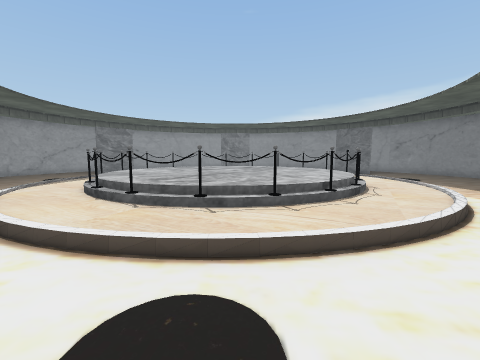
view 1 (above)

16 first-person views from a walk through a 3-D level made in the Unity game engine. The camera is 1.3 m above the floor, tilts 6° down and sees 90° across. The floor is counted in squares, 1 m on a side. Each view is taken from the middle of a square. On the plan, view 1 faces up. The plan holds only what a view shows up to about 12 squares ahead; the rest is blank. Some surface patterns are stand-ins.

view 2
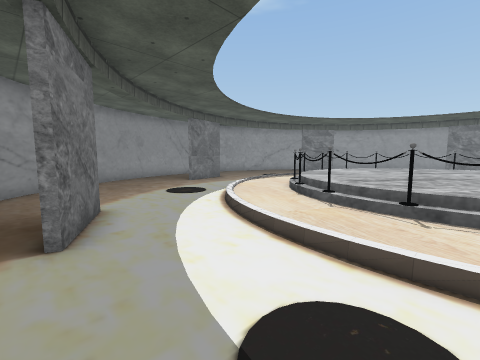

view 3
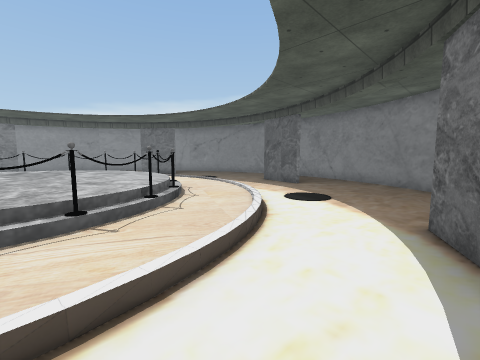

view 4
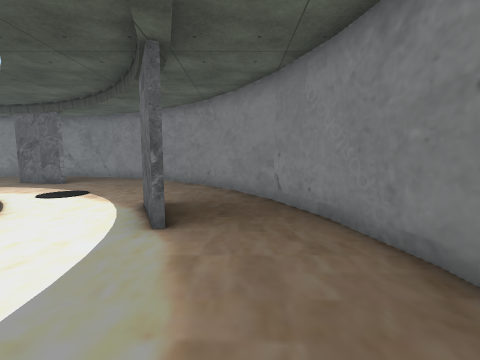

view 5
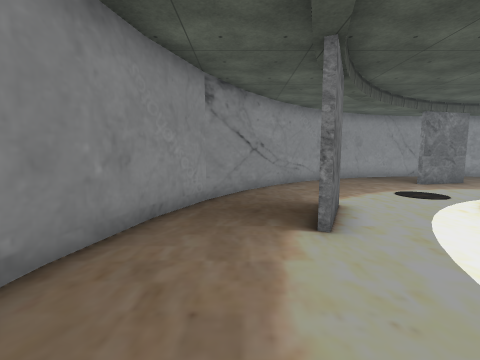

view 6
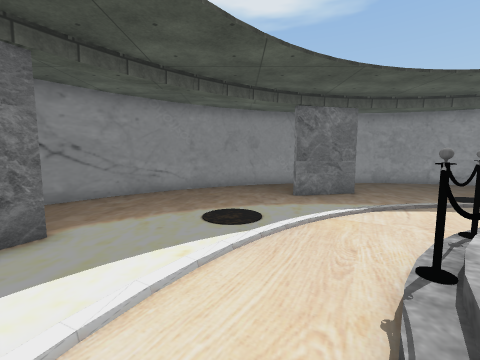

view 7
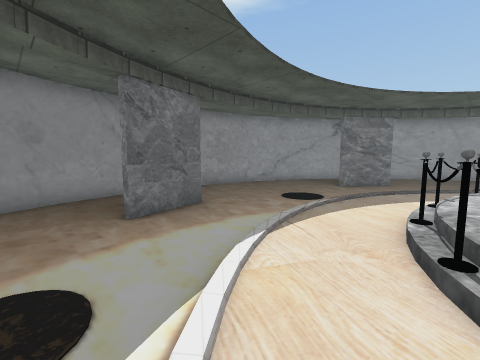

view 8
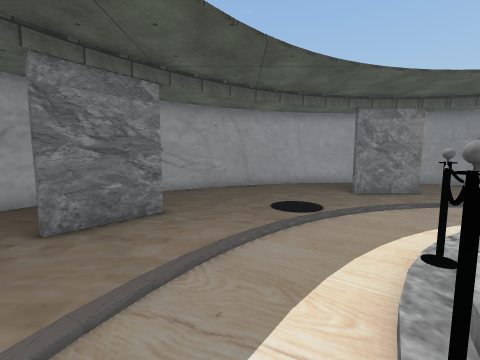

view 9
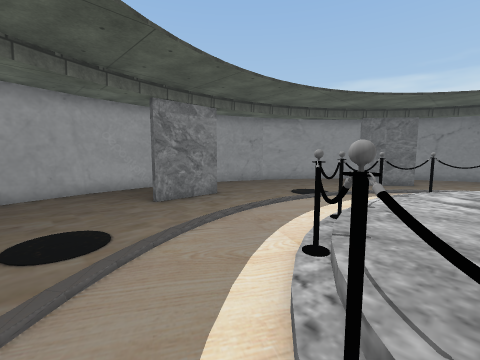

view 10
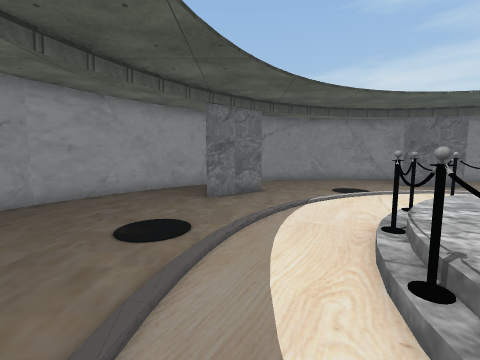

view 11
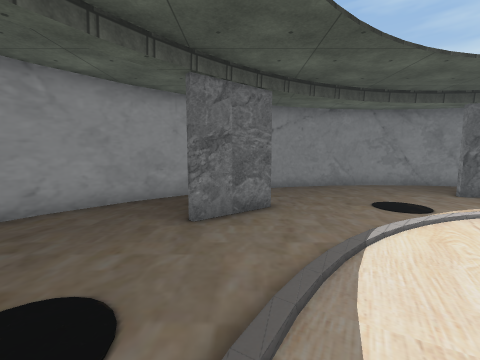

view 12
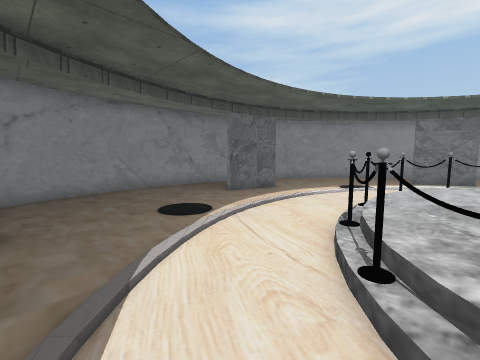

view 13
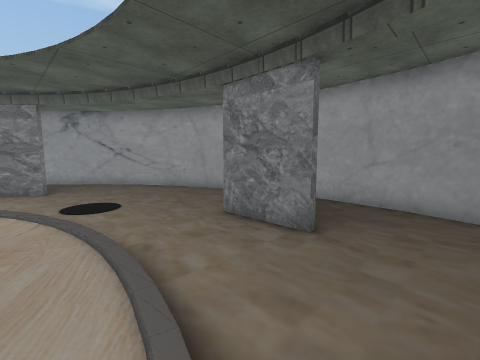

view 14
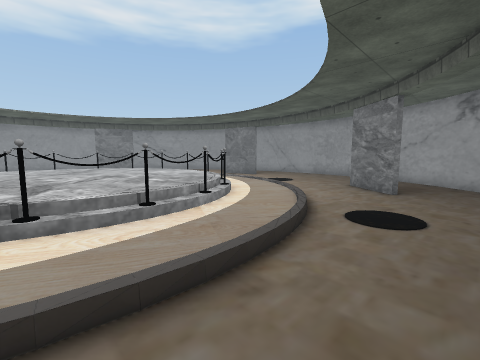

view 15
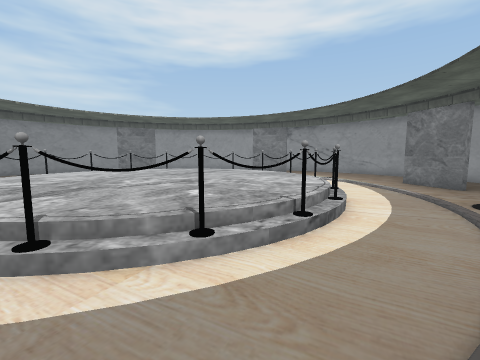

view 16
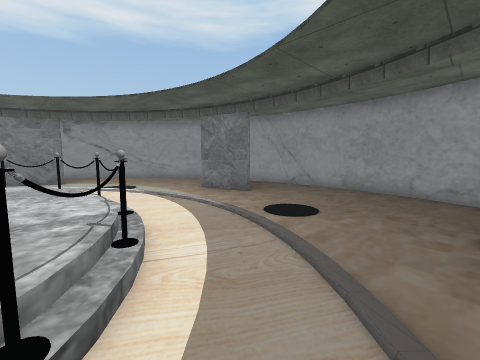

### Floor plan
Key: @ floor where view 1 was taken; # wall or solid block; . main floor; : floor 0.25 m higher than the main floor; + floor 0.5 m higher than the main floor; / step, stairs or slope; = window, fence, low wall or low ledge; P pole; O other object.
Columns run from 15 left of view 1 to 14 right of it. Each row starts with its distance up from view 1.
 25             ######
 24         #####....#####
 23        ##............##
 22      ###..............###
 21     ##........##........##
 20    ##....................##
 19    #......................#
 18   ##..##......:://.....#
 17  ##...#..../:::::://...##
 16  #....#../::::P/::::/.......#
 15  #.......:::P#+=PO:::/......#
 14  #....../::P++++++#P::......#
 13 ##......::P++++++++#::/.....##
 12 #.......::#++++++++P::/......#
 11 #......::P+++++++++=P:/......#
 10 #......::O+++++++++=P::......#
  9 #...#...::#++++++++O::/..#...#
  8 ##..#...::P++++++++=::/..#..##
  7  #..#...:::P++++++#O:/...#..#
  6  #.......:::P#+=OP:::/......#
  5  #......./::::O/::::........#
  4  ##........::::/:://.......##
  3   ##..........///.........##
  2    #......................#
  1    ##....###.......##....##
  0     ##.........@........##
 -1      ###..............###
 -2        ##............##
 -3         #####....#####

Where each view was taken, in squares from view 1:
view 1: 0 up, 0 right, facing up
view 2: 0 up, 0 right, facing up-left
view 3: 1 up, 0 right, facing up-right
view 4: 1 down, 1 left, facing right
view 5: 1 down, 0 right, facing left
view 6: 5 up, 2 left, facing left
view 7: 5 up, 5 left, facing up-left
view 8: 12 up, 6 left, facing up
view 9: 14 up, 5 left, facing up-right
view 10: 17 up, 1 left, facing right
view 11: 17 up, 2 right, facing right
view 12: 16 up, 3 right, facing down-right
view 13: 17 up, 3 right, facing up-left
view 14: 20 up, 1 right, facing down-left
view 15: 18 up, 3 left, facing down
view 16: 16 up, 4 left, facing down-left
